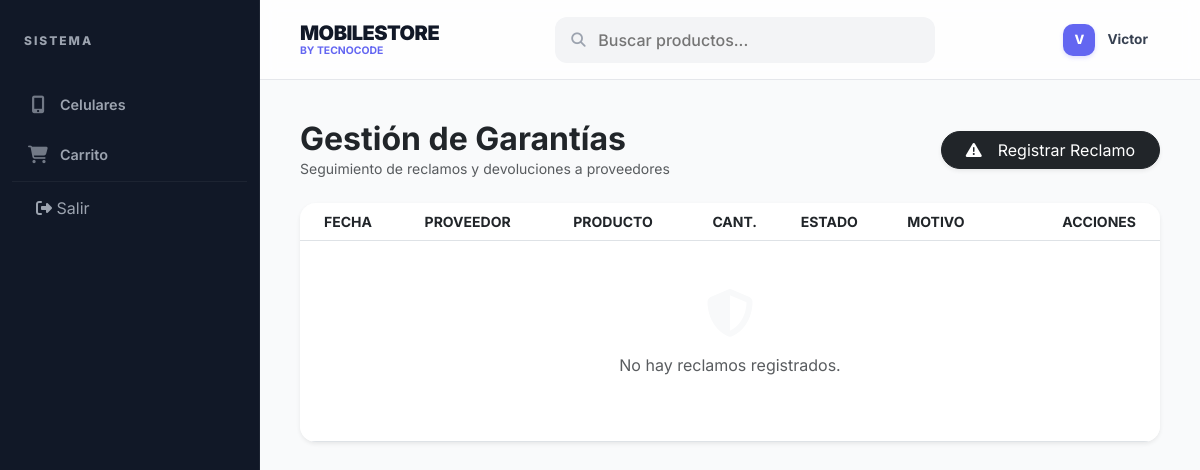
The page /proveedores/reclamos/ (signed in) on the database as committed earlier.
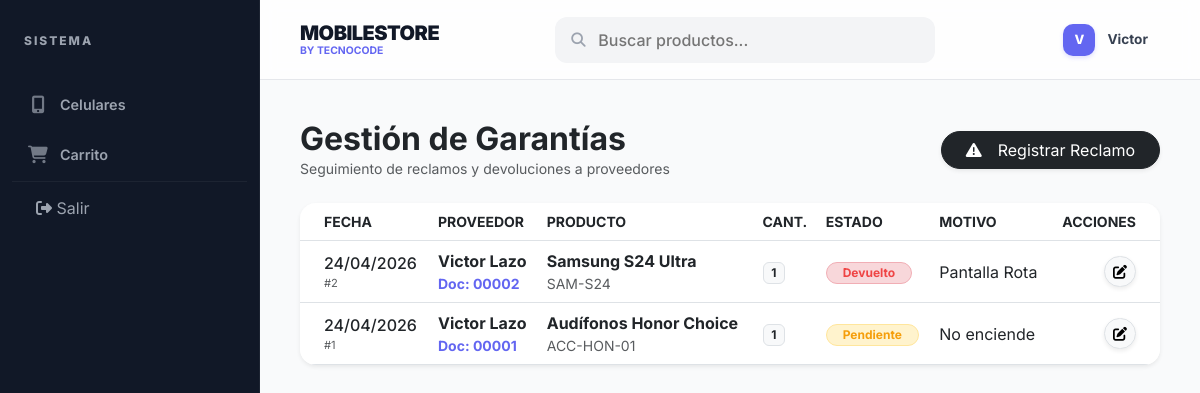
The same page on the database as committed later.
### Login/models.py (models this page shows, shortened)
class ReclamoProveedor(models.Model):
    ESTADO_CHOICES = [
        ('Pendiente', 'Pendiente'),
        ('En Proceso', 'En Proceso'),
        ('Resuelto (Garantía)', 'Resuelto (Garantía)'),
        ('Devuelto', 'Devuelto al Proveedor'),
        ('Rechazado', 'Rechazado por Proveedor'),
    ]
    id_reclamo = models.AutoField(primary_key=True)
    proveedor = models.ForeignKey(Proveedor, on_delete=models.CASCADE, related_name='reclamos')
    compra = models.ForeignKey(Compra, on_delete=models.SET_NULL, null=True, blank=True, related_name='reclamos')
    producto = models.ForeignKey(Producto, on_delete=models.CASCADE)
    cantidad = models.PositiveIntegerField()
    motivo = models.TextField()
    fecha_reclamo = models.DateTimeField(auto_now_add=True)
    estado = models.CharField(max_length=25, choices=ESTADO_CHOICES, default='Pendiente')
    resolucion = models.TextField(blank=True, null=True)
    class Meta:
        db_table = 'reclamo_proveedor'

class Proveedor(models.Model):
    TIPO_CHOICES = [
        ('Natural', 'Persona Natural'),
        ('Empresa', 'Empresa/Jurídica'),
    ]
    id_proveedor = models.AutoField(primary_key=True)
    nombre = models.CharField(max_length=150)
    tipo = models.CharField(max_length=10, choices=TIPO_CHOICES, default='Empresa')
    nit_documento = models.CharField(max_length=20, unique=True, verbose_name="NIT o Documento")
    telefono = models.CharField(max_length=20, blank=True, null=True)
    email = models.EmailField(max_length=100, blank=True, null=True)
    direccion = models.CharField(max_length=255, blank=True, null=True)
    estado = models.CharField(max_length=10, default='Activo')
    observaciones = models.TextField(blank=True, null=True)
    class Meta:
        db_table = 'proveedor'
        verbose_name_plural = 'Proveedores'

class Compra(models.Model):
    TIPO_DOC_CHOICES = [
        ('Factura', 'Factura Legal'),
        ('Nota de Venta', 'Nota de Venta'),
        ('Recibo', 'Recibo'),
        ('Referencia Libre', 'Referencia Libre / Comprobante Informal'),
    ]
    id_compra = models.AutoField(primary_key=True)
    fecha = models.DateTimeField(auto_now_add=True)
    tipo_documento = models.CharField(max_length=20, choices=TIPO_DOC_CHOICES, default='Factura')
    numero_documento = models.CharField(max_length=50)
    total = models.DecimalField(max_digits=10, decimal_places=2, default=0)
    observaciones = models.TextField(blank=True, null=True)
    usuario = models.ForeignKey(settings.AUTH_USER_MODEL, on_delete=models.CASCADE, db_column='id_usuario')
    proveedor = models.ForeignKey(Proveedor, on_delete=models.CASCADE, db_column='id_proveedor', related_name='compras')
    class Meta:
        db_table = 'compra'
        unique_together = ('proveedor', 'numero_documento')

class Producto(models.Model):
    ESTADO_CHOICES = [
        ('Activo', 'Activo'),
        ('Borrador', 'Borrador'),
        ('Inactivo', 'Inactivo'),
    ]
    id_producto = models.AutoField(primary_key=True)
    sku_codigo = models.CharField(max_length=50, unique=True) # Código único de identificación
    nombre = models.CharField(max_length=100)
    categoria = models.ForeignKey(CategoriaProducto, on_delete=models.SET_NULL, null=True, blank=True, db_column='id_categoria')
    precio = models.DecimalField(max_digits=10, decimal_places=2, validators=[MinValueValidator(0.01)])
    stock = models.IntegerField(default=0, validators=[MinValueValidator(0)])
    estado = models.CharField(max_length=10, choices=ESTADO_CHOICES, default='Activo')
    descripcion = models.TextField(blank=True, null=True)
    imagen1 = models.ImageField(upload_to='productos/', blank=True, null=True)
    imagen2 = models.ImageField(upload_to='productos/', blank=True, null=True)
    imagen3 = models.ImageField(upload_to='productos/', blank=True, null=True)
    class Meta:
        db_table = 'producto'

### Login/views.py (the view)
# urls.py: path('proveedores/reclamos/', ReclamoListView.as_view(), name='lista_reclamos'),
class ReclamoListView(LoginRequiredMixin, UserPassesTestMixin, ListView):
    model = ReclamoProveedor
    template_name = 'proveedores/lista_reclamos.html'
    context_object_name = 'reclamos'
    ordering = ['-fecha_reclamo']
    def test_func(self):
        return self.request.user.rol in ['Administrador', 'Vendedor'] or self.request.user.is_superuser

### Login/context_processors.py (called while the page is built)
def global_context(request):
    data = {
        'cart_count': 0,
        'pendientes_count': 0
    }
    if request.user.is_authenticated:
        cart = Carrito.objects.filter(usuario=request.user, estado='Activo').first()
        data['cart_count'] = cart.detalles.count() if cart else 0
        if request.user.is_superuser or request.user.rol in ['Administrador', 'Vendedor']:
            data['pendientes_count'] = Pago.objects.filter(estado='Pendiente').count()
    return data

### templates/proveedores/lista_reclamos.html (shortened to what this page needs)
{% extends 'base.html' %}
{% block content %}
<div class="page-header-responsive mb-4">
    <div>
        <h2 class="fw-bold mb-0 text-dark">Gestión de Garantías</h2>
        <p class="text-muted small mb-0">Seguimiento de reclamos y devoluciones a proveedores</p>
    </div>
    <a href="{% url 'crear_reclamo' %}" class="btn btn-dark btn-responsive rounded-pill px-4 shadow-sm">
        <i class="fas fa-exclamation-triangle me-2"></i> Registrar Reclamo
    </a>
</div>
<div class="card border-0 shadow-sm rounded-4 overflow-hidden">
    <div class="table-responsive">
        <table class="table table-hover align-middle mb-0">
            <thead class="bg-light text-muted small text-uppercase">
                <tr>
                    <th class="ps-4">Fecha</th>
                    <th>Proveedor</th>
                    <th>Producto</th>
                    <th>Cant.</th>
                    <th>Estado</th>
                    <th>Motivo</th>
                    <th class="text-end pe-4">Acciones</th>
                </tr>
            </thead>
            <tbody>
                {% for reclamo in reclamos %}
                <tr>
                    <td class="ps-4">
                        <div class="fw-medium text-dark">{{ reclamo.fecha_reclamo|date:"d/m/Y" }}</div>
                        <div class="text-muted extra-small">#{{ reclamo.pk }}</div>
                    </td>
                    <td>
                        <div class="fw-bold text-dark">{{ reclamo.proveedor.nombre }}</div>
                        {% if reclamo.compra %}
                        <div class="text-primary small fw-bold">Doc: {{ reclamo.compra.numero_documento }}</div>
                        {% endif %}
                    </td>
                    <td>
                        <div class="fw-bold text-dark">{{ reclamo.producto.nombre }}</div>
                        <div class="text-muted small">{{ reclamo.producto.sku_codigo }}</div>
                    </td>
                    <td><span class="badge bg-light text-dark border">{{ reclamo.cantidad }}</span></td>
                    <td>
                        {% if reclamo.estado == 'Pendiente' %}
                        <span class="badge rounded-pill bg-warning-subtle text-warning px-3 border border-warning-subtle">Pendiente</span>
                        {% elif reclamo.estado == 'Devuelto' %}
                        <span class="badge rounded-pill bg-danger-subtle text-danger px-3 border border-danger-subtle">Devuelto</span>
                        {% elif reclamo.estado == 'Resuelto (Garantía)' %}
                        <span class="badge rounded-pill bg-success-subtle text-success px-3 border border-success-subtle">Resuelto</span>
                        {% else %}
                        <span class="badge rounded-pill bg-secondary-subtle text-secondary px-3">{{ reclamo.estado }}</span>
                        {% endif %}
                    </td>
                    <td>
                        <div class="text-truncate" style="max-width: 200px;" title="{{ reclamo.motivo }}">
                            {{ reclamo.motivo }}
                        </div>
                    </td>
                    <td class="text-end pe-4">
                        <button class="btn btn-sm btn-light border rounded-pill shadow-sm" onclick="alert('Funcionalidad de edición en desarrollo')">
                            <i class="fas fa-edit"></i>
                        </button>
                    </td>
                </tr>
                {% empty %}
                <tr>
                    <td colspan="7" class="text-center py-5">
                        <div class="text-muted">
                            <i class="fas fa-shield-alt fa-3x mb-3 text-light"></i>
                            <p>No hay reclamos registrados.</p>
                        </div>
                    </td>
                </tr>
                {% endfor %}
            </tbody>
        </table>
    </div>
</div>
{% endblock %}

Rows that differ between the two databases and show on the page:
added ReclamoProveedor: fecha_reclamo "24/04/2026", pk "2", proveedor.nombre "Victor Lazo", compra.numero_documento "00002", producto.nombre "Samsung S24 Ultra", producto.sku_codigo "SAM-S24", cantidad "1", estado "Devuelto", motivo "Pantalla Rota"
added ReclamoProveedor: fecha_reclamo "24/04/2026", pk "1", proveedor.nombre "Victor Lazo", compra.numero_documento "00001", producto.nombre "Audífonos Honor Choice", producto.sku_codigo "ACC-HON-01", cantidad "1", estado "Pendiente", motivo "No enciende"
Other text that changed with them:
text no longer shown: "No hay reclamos registrados."
